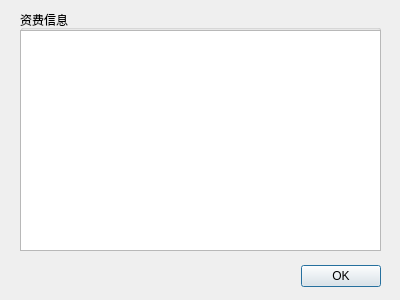
<?xml version="1.0" encoding="UTF-8"?>
<ui version="4.0">
 <class>cost_table</class>
 <widget class="QDialog" name="cost_table">
  <property name="geometry">
   <rect>
    <x>0</x>
    <y>0</y>
    <width>400</width>
    <height>300</height>
   </rect>
  </property>
  <property name="windowTitle">
   <string>资费信息</string>
  </property>
  <widget class="QDialogButtonBox" name="buttonBox">
   <property name="geometry">
    <rect>
     <x>40</x>
     <y>260</y>
     <width>341</width>
     <height>32</height>
    </rect>
   </property>
   <property name="orientation">
    <enum>Qt::Horizontal</enum>
   </property>
   <property name="standardButtons">
    <set>QDialogButtonBox::Ok</set>
   </property>
  </widget>
  <widget class="QGroupBox" name="groupBox">
   <property name="geometry">
    <rect>
     <x>20</x>
     <y>10</y>
     <width>361</width>
     <height>241</height>
    </rect>
   </property>
   <property name="title">
    <string>资费信息</string>
   </property>
   <widget class="QTableView" name="tableView">
    <property name="geometry">
     <rect>
      <x>0</x>
      <y>20</y>
      <width>361</width>
      <height>221</height>
     </rect>
    </property>
   </widget>
  </widget>
 </widget>
 <resources/>
 <connections>
  <connection>
   <sender>buttonBox</sender>
   <signal>accepted()</signal>
   <receiver>cost_table</receiver>
   <slot>accept()</slot>
   <hints>
    <hint type="sourcelabel">
     <x>248</x>
     <y>254</y>
    </hint>
    <hint type="destinationlabel">
     <x>157</x>
     <y>274</y>
    </hint>
   </hints>
  </connection>
  <connection>
   <sender>buttonBox</sender>
   <signal>rejected()</signal>
   <receiver>cost_table</receiver>
   <slot>reject()</slot>
   <hints>
    <hint type="sourcelabel">
     <x>316</x>
     <y>260</y>
    </hint>
    <hint type="destinationlabel">
     <x>286</x>
     <y>274</y>
    </hint>
   </hints>
  </connection>
 </connections>
</ui>
